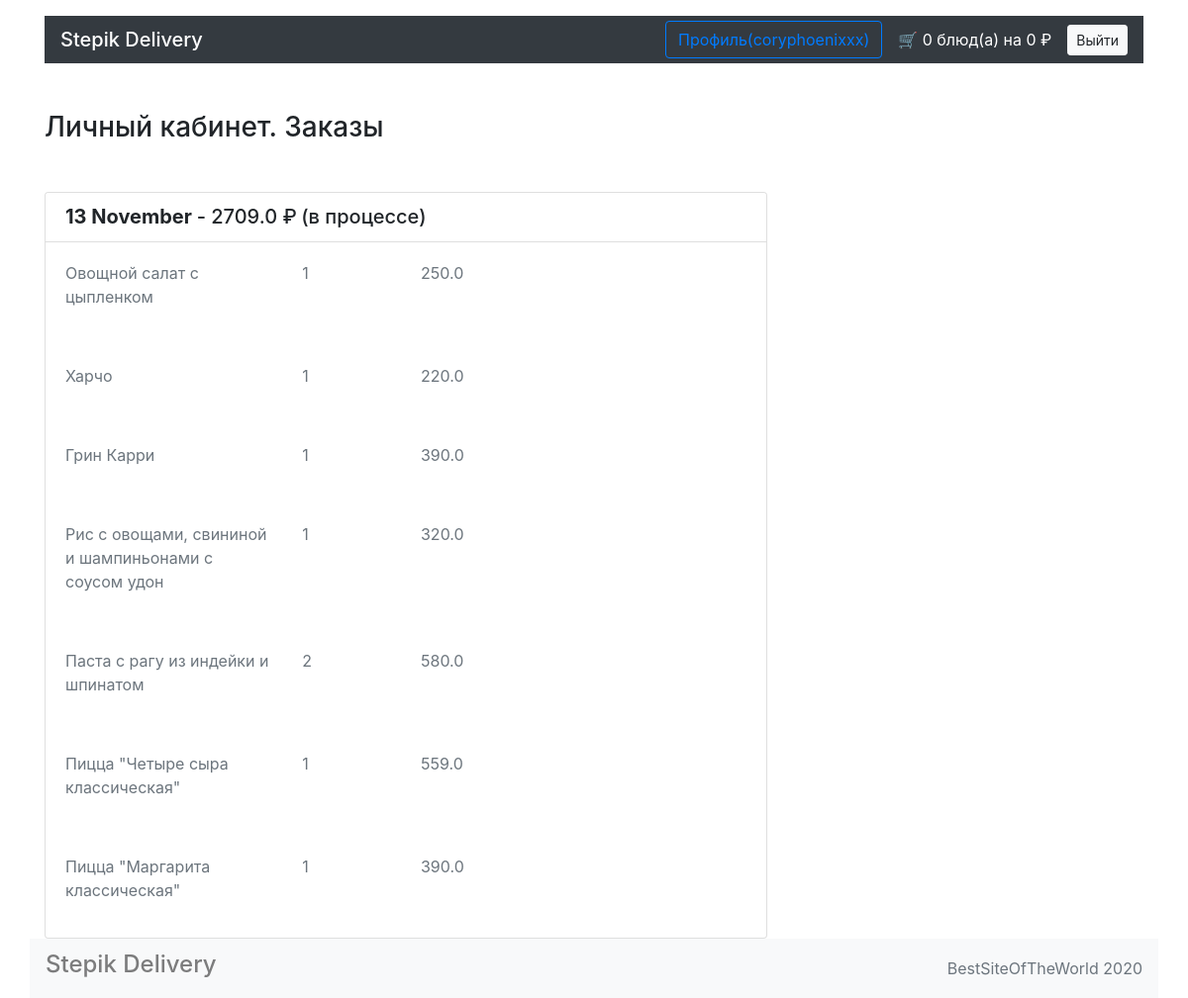
Screenshot of /account/ (signed in) with the database file from the repository.
### models.py (models this page shows)
class Order(db.Model):
    __tablename__ = 'orders'
    id = db.Column(db.Integer, primary_key=True)
    date = db.Column(db.DateTime, default=datetime.now)
    total = db.Column(db.REAL, nullable=False)
    status = db.Column(db.String, nullable=False)
    username = db.Column(db.String, nullable=False)
    phone = db.Column(db.String, nullable=False)
    addr = db.Column(db.String, nullable=False)
    email = db.Column(db.String, nullable=False)
    dishes = db.Column(db.JSON, nullable=False)
    user_id = db.Column(db.Integer, db.ForeignKey('users.id'))
    user = db.relationship('User')

class Dish(db.Model):
    __tablename__ = 'dishes'
    id = db.Column(db.Integer, primary_key=True)
    title = db.Column(db.String, nullable=False, unique=True)
    price = db.Column(db.REAL, nullable=False)
    desc = db.Column(db.String, nullable=False)
    pic = db.Column(db.String, nullable=False)
    categories = db.relationship('Category', secondary=dishes_categories_association, back_populates='dishes')

### views.py (the view)
@app.route('/account/')
def render_account():
    if not session.get('email'):
        return redirect("/login/")
    user = db.session.query(User).filter_by(email=session.get('email')).first()
    uorders = []
    for o in user.orders[::-1]:
        order = {'date': o.date.date().strftime('%d %B'),
                 'total': o.total,
                 'status': o.status,
                 'dishes': []}
        ids = json.loads(o.dishes)
        for id in ids:
            d = db.session.query(Dish).get(id)
            dish = {}
            dish['title'] = d.title
            dish['amount'] = ids.count(id)
            dish['cost'] = dish['amount'] * d.price
            if dish not in order['dishes']:
                order['dishes'].append(dish)
        uorders.append(order)
    return render_template('account.html',
                           cart=session.get('cart', {'total': 0, 'dishes_list': []}),
                           email=session.get('email', False),
                           orders=uorders)

### templates/account.html
{% extends 'base.html' %}
{% block account %}
    <main class="container">
        <section class="row">
            <div class="col-12 col-lg-8">
                <h1 class="h3 my-5">Личный кабинет. Заказы</h1>
                <div class="mt-4 card">
                    <ul class="list-group list-group-flush">
                        {% for order in orders %}
                            <li class="list-group-item">
                                <div class="row">
                                    <div class="col-7 col-lg-9">
                                        <span class="h5 font-weight-bold"> {{ order['date'] }} </span>
                                        <span class="h5">- {{ order['total'] }} ₽</span>
                                        <span class="h5">({{ order['status'] }})</span>
                                    </div>
                                </div>
                            </li>
                            {% for dish in order['dishes'] %}
                                <div class="card-body">
                                    <div class="row">
                                        <p class="col-4 text-muted"> {{ dish['title'] }} </p>
                                        <p class="col-2 text-muted"> {{ dish['amount'] }} </p>
                                        <p class="col-6 text-muted"> {{ dish['cost'] }}</p>
                                    </div>
                                </div>
                            {% endfor %}
                        {% endfor %}
                    </ul>
                </div>
            </div>
        </section>
    </main>
{% endblock %}

### templates/base.html (style rules this page uses)
html { position: relative; min-height: 100%; }
body { margin-bottom: 60px; }

### rows the page displays
Order: date "13 November", total "2709.0", status "в процессе"
Dish: title "Овощной салат с цыпленком", amount "1", cost "250.0"
Dish: title "Харчо", amount "1", cost "220.0"
Dish: title "Грин Карри", amount "1", cost "390.0"
Dish: title "Рис с овощами, свининой и шампиньонами с соусом удон", amount "1", cost "320.0"
Dish: title "Паста с рагу из индейки и шпинатом", amount "2", cost "580.0"
Dish: title "Пицца \"Четыре сыра классическая\"", amount "1", cost "559.0"
Dish: title "Пицца \"Маргарита классическая\"", amount "1", cost "390.0"

### other values shown
{{ email.split('@')[0] }} "coryphoenixxx"
{{ cart['dishes_list'] | length }} "0"
{{ cart['total'] }} "0"
